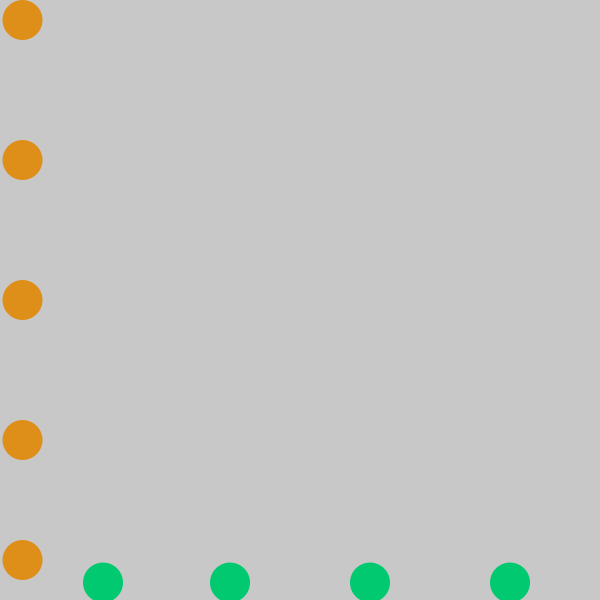
Frame 1 (no input)
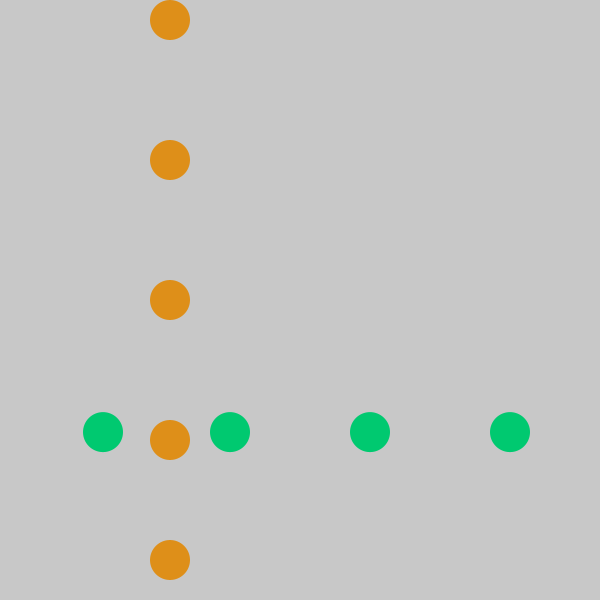
Frame 60 (the mouse pressed at the canvas centre just before this capture)
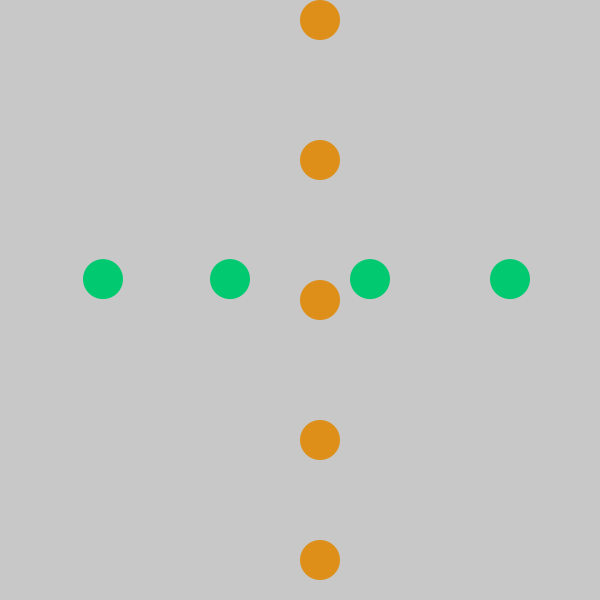
Frame 120 (the mouse held since frame 60 and released just before this capture)

The Processing sketch that drew these frames (run headless with seeded random() and noise(); from frame 60 on, the mouse is pressed at the canvas centre):

// Processing sketch: POO_2
// ── POO_2.pde
Pelota sp1, sp2, sp3, sp4, sp5;
Pelotas sd1, sd2, sd3, sd4, sd5;

class Pelota { //----------------------------------Clase Pelotas Horizontales
  float x, y, posicion, velocidad, diametro, v;

  Pelota(float xpos, float ypos, float d, float v) { 
    // Constructor
    diametro = d;
    velocidad = v;
    x = xpos;
    y = ypos;
    posicion = 25 ;
    velocidad = .1;
  }

  void move() {
    x+= posicion*velocidad;
    if ( x > 580) {
      velocidad =-.103;
    } 
    if ( x < 20) {
      velocidad=.1;
    }
  }

  void display() {
    fill(#DE8F19);
    ellipse(x, y, diametro, diametro);
  }
}

class Pelotas { //----------------------------------Clase Pelotas Verticales
  float x, y, diametro, velocidad;
  float v, d;
  int direccion = 1;

  Pelotas(float xpos, float ypos, float d, float v) { 
    // Constructor
    x = xpos;
    y = ypos;
    diametro =  d;
    velocidad = v;
  }

  void move() {
    y += (velocidad * direccion);
    if ((y > 580) || (y < 20)) {
      direccion *= -1;
    }
  }

  void display() {
    fill(#00C970);
    ellipse(x, y, diametro, diametro);
  }
}
////////////////////////////////////////////////////////////////////////////////////
void setup() {
  size(600, 600);
  smooth();
  noStroke();
  //-----------------------------------Pelotas Horizontales
  sp1 = new Pelota(20, 20, 40, 1);    
  sp2 = new Pelota(20, 160, 40, 1);      
  sp3 = new Pelota(20, 300, 40, 1);      
  sp4 = new Pelota(20, 440, 40, 1); 
  sp5 = new Pelota(20, 560, 40, 1);  

  //-----------------------------------Pelotas Verticales
  sd1 = new Pelotas(103, 580, 40, 2.55);    
  sd2 = new Pelotas(230, 580, 40, 2.55);      
  sd3 = new Pelotas(370, 580, 40, 2.55);      
  sd4 = new Pelotas(510, 580, 40, 2.55);
}
////////////////////////////////////////////////////////////////////////////////////
void draw() {
  background (200);
  sp1.move();
  sp2.move();
  sp3.move();
  sp4.move();
  sp5.move();

  sd1.move();
  sd2.move();
  sd3.move();
  sd4.move();

  sp1.display();
  sp2.display();
  sp3.display();
  sp4.display();
  sp5.display();

  sd1.display();
  sd2.display();
  sd3.display();
  sd4.display();
}
